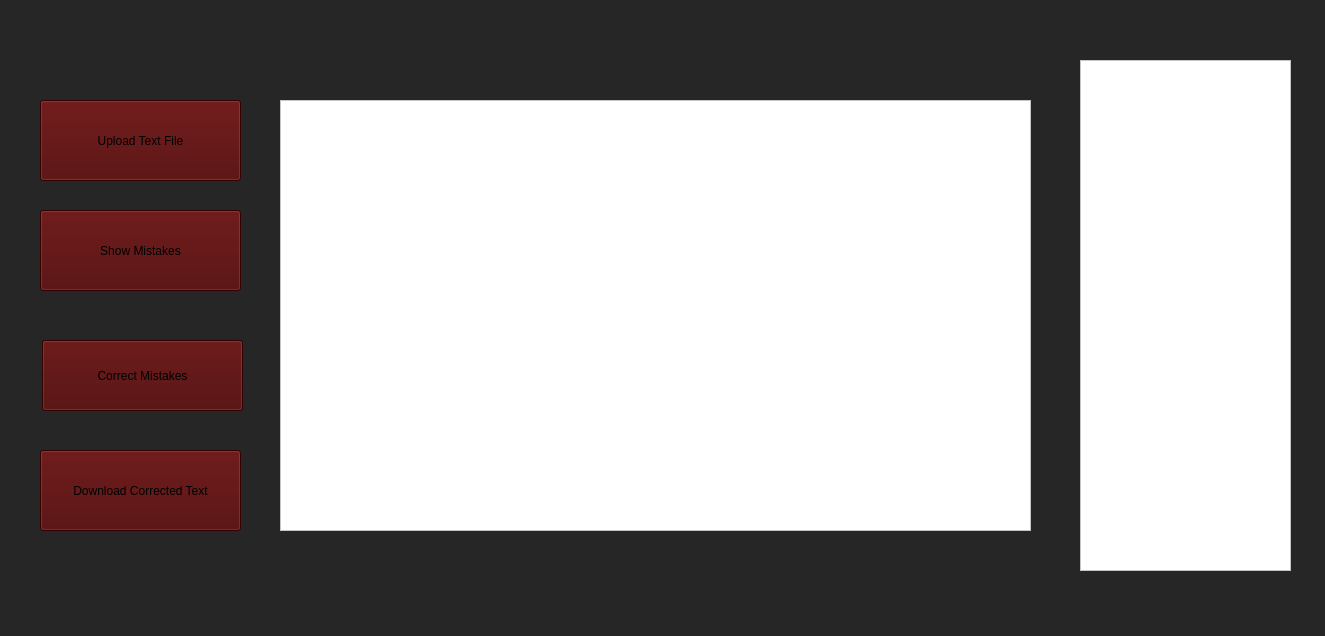
<?xml version="1.0" encoding="UTF-8"?>
<ui version="4.0">
 <class>MainWindow</class>
 <widget class="QMainWindow" name="MainWindow">
  <property name="geometry">
   <rect>
    <x>0</x>
    <y>0</y>
    <width>1325</width>
    <height>636</height>
   </rect>
  </property>
  <property name="windowTitle">
   <string>MainWindow</string>
  </property>
  <property name="styleSheet">
   <string notr="true">background-color: rgb(38, 38, 38);</string>
  </property>
  <widget class="QWidget" name="centralwidget">
   <property name="styleSheet">
    <string notr="true"/>
   </property>
   <widget class="QPushButton" name="pushButton">
    <property name="geometry">
     <rect>
      <x>40</x>
      <y>100</y>
      <width>201</width>
      <height>81</height>
     </rect>
    </property>
    <property name="styleSheet">
     <string notr="true">background-color: rgb(77, 0, 0);
font: 13pt &quot;Segoe UI&quot;;</string>
    </property>
    <property name="text">
     <string>Upload Text File</string>
    </property>
   </widget>
   <widget class="QTextEdit" name="textEdit">
    <property name="geometry">
     <rect>
      <x>280</x>
      <y>100</y>
      <width>751</width>
      <height>431</height>
     </rect>
    </property>
    <property name="styleSheet">
     <string notr="true">background-color: rgb(255, 255, 255);</string>
    </property>
   </widget>
   <widget class="QPushButton" name="pushButton_2">
    <property name="geometry">
     <rect>
      <x>40</x>
      <y>210</y>
      <width>201</width>
      <height>81</height>
     </rect>
    </property>
    <property name="styleSheet">
     <string notr="true">background-color: rgb(75, 0, 0);
font: 13pt &quot;Segoe UI&quot;;</string>
    </property>
    <property name="text">
     <string>Show Mistakes</string>
    </property>
   </widget>
   <widget class="QTextEdit" name="textEdit_2">
    <property name="geometry">
     <rect>
      <x>1080</x>
      <y>60</y>
      <width>211</width>
      <height>511</height>
     </rect>
    </property>
    <property name="styleSheet">
     <string notr="true">background-color: rgb(255, 255, 255);</string>
    </property>
   </widget>
   <widget class="QLabel" name="label">
    <property name="geometry">
     <rect>
      <x>440</x>
      <y>0</y>
      <width>631</width>
      <height>91</height>
     </rect>
    </property>
    <property name="styleSheet">
     <string notr="true">color: rgb(255, 255, 255);
font: 14pt &quot;Segoe UI&quot;;</string>
    </property>
    <property name="text">
     <string/>
    </property>
   </widget>
   <widget class="QPushButton" name="pushButton_3">
    <property name="geometry">
     <rect>
      <x>40</x>
      <y>450</y>
      <width>201</width>
      <height>81</height>
     </rect>
    </property>
    <property name="styleSheet">
     <string notr="true">background-color: rgb(75, 0, 0);
font: 10pt &quot;Segoe UI&quot;;</string>
    </property>
    <property name="text">
     <string>Download Corrected Text</string>
    </property>
   </widget>
   <widget class="QPushButton" name="pushButton_4">
    <property name="geometry">
     <rect>
      <x>42</x>
      <y>340</y>
      <width>201</width>
      <height>71</height>
     </rect>
    </property>
    <property name="styleSheet">
     <string notr="true">font: 13pt &quot;Segoe UI&quot;;
background-color: rgb(74, 0, 0);</string>
    </property>
    <property name="text">
     <string>Correct Mistakes</string>
    </property>
   </widget>
  </widget>
  <widget class="QMenuBar" name="menubar">
   <property name="geometry">
    <rect>
     <x>0</x>
     <y>0</y>
     <width>1325</width>
     <height>25</height>
    </rect>
   </property>
  </widget>
  <widget class="QStatusBar" name="statusbar"/>
 </widget>
 <tabstops>
  <tabstop>pushButton_2</tabstop>
  <tabstop>textEdit</tabstop>
  <tabstop>pushButton</tabstop>
 </tabstops>
 <resources/>
 <connections/>
</ui>
